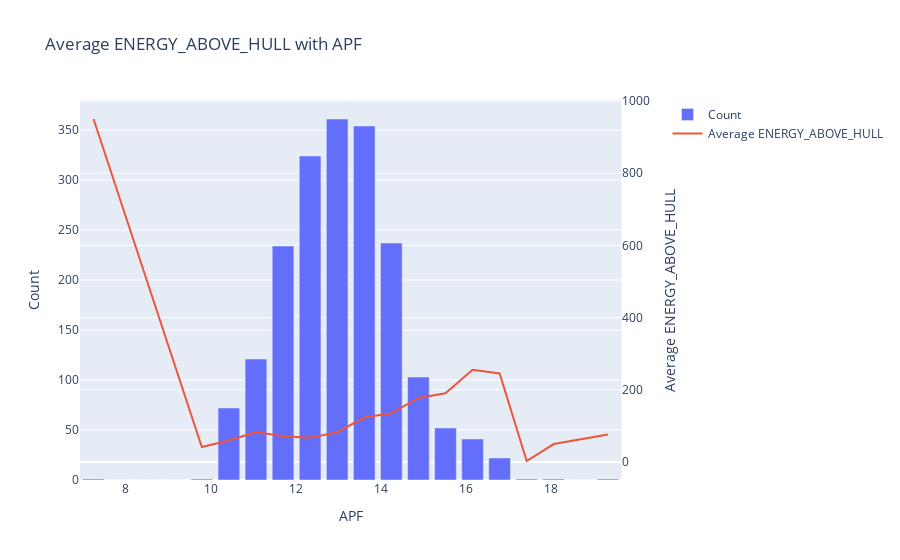

Notebook source saved alongside this figure:
### Code cell
histogram_w_avg(20, "APF", "ENERGY_ABOVE_HULL")

### Figure 1 — Plotly figure (JSON) as saved in the notebook; plotly's stock layout.template omitted (floating-point values rounded to 4 significant figures)
{"data": [{"name": "Count", "type": "bar", "x": [7.248, 7.884, 8.52, 9.156, 9.792, 10.43, 11.06, 11.7, 12.34, 12.97, 13.61, 14.25, 14.88, 15.52, 16.15, 16.79, 17.43, 18.06, 18.7, 19.33], "xaxis": "x", "y": [1, 0, 0, 0, 1, 72, 121, 234, 324, 361, 354, 237, 103, 52, 41, 22, 1, 1, 0, 1], "yaxis": "y"}, {"connectgaps": true, "name": "Average ENERGY_ABOVE_HULL", "type": "scatter", "x": [7.248, 7.884, 8.52, 9.156, 9.792, 10.43, 11.06, 11.7, 12.34, 12.97, 13.61, 14.25, 14.88, 15.52, 16.15, 16.79, 17.43, 18.06, 18.7, 19.33], "xaxis": "x", "y": [950.2, null, null, null, 41.14, 59.16, 82.86, 71.17, 66.97, 82.4, 123.0, 134.6, 177.2, 190.0, 255.5, 245.3, 2.55, 49.48, null, 75.68], "yaxis": "y2"}], "layout": {"title": {"text": "Average ENERGY_ABOVE_HULL with APF"}, "xaxis": {"anchor": "y", "domain": [0, 0.94], "title": {"text": "APF"}}, "yaxis": {"anchor": "x", "domain": [0, 1], "title": {"text": "Count"}}, "yaxis2": {"anchor": "x", "overlaying": "y", "side": "right", "title": {"text": "Average ENERGY_ABOVE_HULL"}}}}
